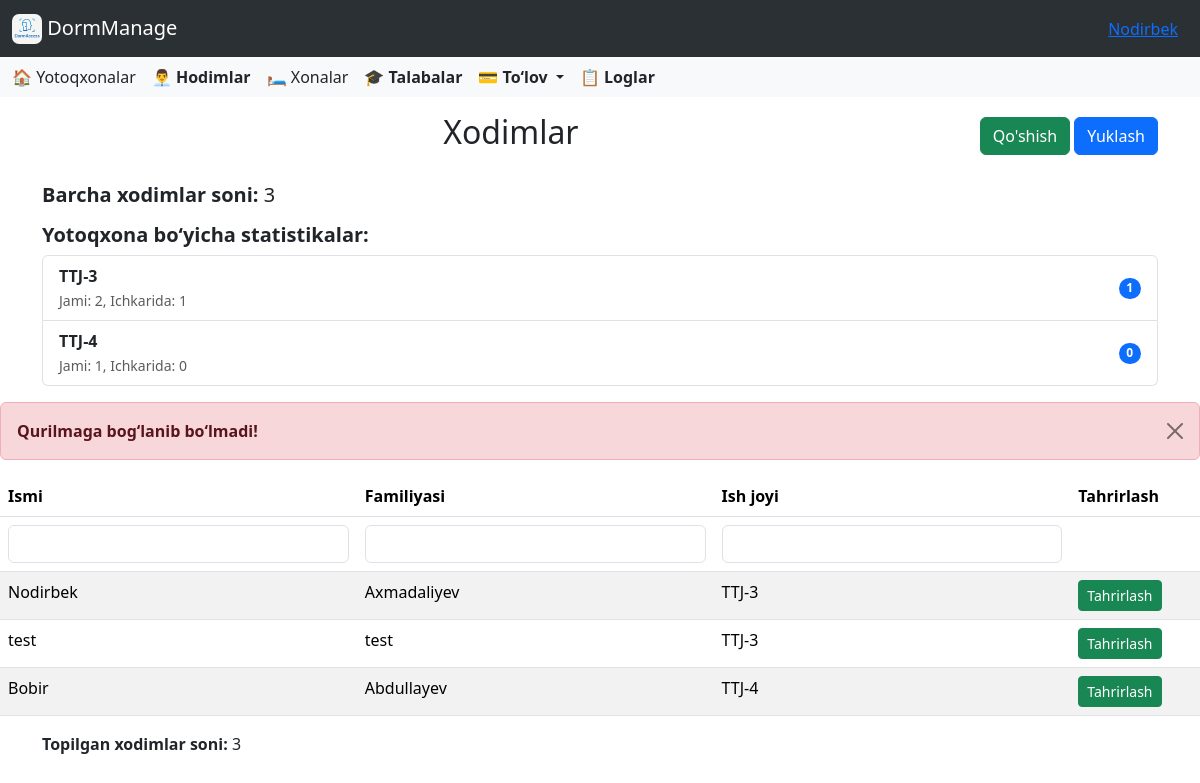
The app's page /employees/ (signed in) with its own data.
### accounts/models.py (models this page shows, shortened)
class CustomUser(AbstractUser):
    id = AutoIncrementField(start_from=1)
    ROLE_CHOICES = [
        ('director', 'Direktor'),
        ('employee', 'Xodim'),
    ]
    role = models.CharField(
        max_length=10,
        choices=ROLE_CHOICES,
        default='other',
        verbose_name='Lavozim'
    )
    work_start = models.TimeField(
        verbose_name='Ish boshlanish vaqti',
        null=True,
        blank=True
    )
    work_end = models.TimeField(
        verbose_name='Ish tugash vaqti',
        null=True,
        blank=True
    )
    phone_number = models.CharField(
        max_length=20,
        blank=True,
        verbose_name='Telefon raqami'
    )
    hire_date = models.CharField(
        max_length=10,
        null=True,
        blank=True,
        verbose_name='Ishga qabul qilingan sana'
    )
    photo = models.ImageField(
        upload_to=staff_photo_upload_path,
        blank=False,
        null=False,
        verbose_name='Hodim surati'
    )
    salary = models.PositiveIntegerField(
        verbose_name='Maosh',
        null=True,
        blank=True,
        help_text="Hodimning maoshi (so'mda)"
    )
    is_in_dormitory = models.BooleanField(default=False)

### dormitory/models.py (models this page shows, shortened)
class Dormitory(models.Model):
    director = models.ForeignKey(Director, on_delete=models.CASCADE, related_name='dormitories')
    name = models.CharField(max_length=300, blank=False)
    address = models.CharField(max_length=300, blank=False)
    monthly_payment = models.PositiveIntegerField(default=0, verbose_name="Oylik to‘lov miqdori (so'm)")
    default_monthly_payment = models.PositiveIntegerField(
        default=1,
        help_text="Shartnomaga asosan boshlang‘ich oylik to‘lov (so‘mda)"
    )
    last_update_time = models.DateTimeField(blank=True, null=True)

### employee/models.py (models this page shows, shortened)
class Employee(models.Model):
    user = models.OneToOneField(CustomUser, on_delete=models.CASCADE, related_name='employee')
    dormitory = models.ForeignKey(Dormitory, on_delete=models.CASCADE, null=True, blank=True, related_name='employees')

### accounts/views.py (the view, shortened to what this page needs)
# urls.py: path('', EmployeePage.as_view(), name = 'employees'),
class EmployeePage(LoginRequiredMixin, DirectorAccessMixin, ListView):
    model = Employee
    template_name = 'accounts/employees.html'
    context_object_name = 'employees'
    def dispatch(self, request, *args, **kwargs):
        user = request.user
        dormitories = []
        if hasattr(user, 'director'):
            dormitories = user.director.dormitories.all()
        elif hasattr(user, 'employee') and user.employee.dormitory:
            dormitories = [user.employee.dormitory]
        if dormitories:
            _, errors = update_dormitory_status(dormitories)
            if errors:
                request.session["device_errors"] = errors
            else:
                request.session.pop("device_errors", None)
        return super().dispatch(request, *args, **kwargs)
    def get_queryset(self):
        user = self.request.user
        if not hasattr(user, 'director'):
            return Employee.objects.none()
        director_dormitories = Dormitory.objects.filter(director=user.director)
        queryset = Employee.objects.filter(dormitory__in=director_dormitories)
        first_name_q = self.request.GET.get("first_name", "").strip()
        last_name_q = self.request.GET.get("last_name", "").strip()
        dormitory_name_q = self.request.GET.get("dormitory_name", "").strip()
        if first_name_q:
            queryset = queryset.filter(user__first_name__icontains=first_name_q)
        if last_name_q:
            queryset = queryset.filter(user__last_name__icontains=last_name_q)
        if dormitory_name_q:
            queryset = queryset.filter(dormitory__name__icontains=dormitory_name_q)
        return queryset
    def get(self, request, *args, **kwargs):
        return super().get(request, *args, **kwargs)
    def get_context_data(self, **kwargs):
        context = super().get_context_data(**kwargs)
        queryset = self.get_queryset()
        context["total_count"] = queryset.count()
        context["device_errors"] = self.request.session.pop("device_errors", None)
        context["all_employee_count"] = Employee.objects.filter(
            dormitory__director=self.request.user.director
        ).count()
        dormitory_stats = []
        dormitories = Dormitory.objects.filter(director=self.request.user.director)
        for dorm in dormitories:
            total = dorm.employees.count()
            in_dorm = dorm.employees.filter(user__is_in_dormitory=True).count()
            dormitory_stats.append({
                "name": dorm.name,
                "total": total,
                "in_dorm": in_dorm
            })
        context["dormitory_stats"] = dormitory_stats
        return context
    def render_to_response(self, context, **response_kwargs):
        if self.request.headers.get("X-Requested-With") == "XMLHttpRequest":
            return render(self.request, "accounts/employees.html", context)
        return super().render_to_response(context, **response_kwargs)

### accounts/views.py (called while the page is built)
    def test_func(self):
        return hasattr(self.request.user, 'director')

### templates/accounts/employees.html (shortened to what this page needs)
{% extends 'base.html' %}
{% block content %}
<div class="container mt-3">
    <div class="d-flex justify-content-between align-items-center mb-3">
        <h2 class="text-center flex-grow-1">Xodimlar</h2>
        <div>
            <a href="{% url 'employee_add' %}" class="btn btn-success">Qo'shish</a>
            <button id="export-btn" class="btn btn-primary">Yuklash</button>
        </div>
    </div>
</div>
<div class="container mt-4">
    <h5><strong>Barcha xodimlar soni: </strong>{{ all_employee_count }}</h5>
    <h5 class="mt-3"><strong>Yotoqxona bo‘yicha statistikalar:</strong></h5>
    <ul class="list-group mb-3">
        {% for stat in dormitory_stats %}
        <li class="list-group-item d-flex justify-content-between align-items-center">
            <div>
                <strong>{{ stat.name }}</strong><br>
                <small class="text-muted">Jami: {{ stat.total }}, Ichkarida: {{ stat.in_dorm }}</small>
            </div>
            <span class="badge bg-primary rounded-pill">{{ stat.in_dorm }}</span>
        </li>
        {% empty %}
        <li class="list-group-item">Yotoqxonalar topilmadi.</li>
        {% endfor %}
    </ul>
</div>
{% if device_errors %}
<div class="alert alert-danger alert-dismissible fade show mt-3" role="alert">
    <strong>Qurilmaga bog‘lanib bo‘lmadi!</strong><br>
    <button type="button" class="btn-close" data-bs-dismiss="alert" aria-label="Yopish"></button>
</div>
{% endif %}
<form id="search-form">
    <div class="table-responsive">
        <table class="table table-striped">
            <thead>
                <tr>
                    <th>Ismi</th>
                    <th>Familiyasi</th>
                    <th>Ish joyi</th>
                    <th>Tahrirlash</th>
                </tr>
                <tr>
                    <td><input type="text" name="first_name" class="form-control search-input" placeholder=""></td>
                    <td><input type="text" name="last_name" class="form-control search-input" placeholder=""></td>
                    <td><input type="text" name="dormitory_name" class="form-control search-input" placeholder=""></td>
                    <td></td>
                </tr>
            </thead>
            <tbody>
                {% for employee in object_list %}
                <tr>
                    <td>{{ employee.user.first_name }}</td>
                    <td>{{ employee.user.last_name }}</td>
                    <td>{{ employee.dormitory.name }}</td>
                    <td><a href="{% url 'employee_update' employee.user.pk %}" class="btn btn-sm btn-success">Tahrirlash</a></td>
                </tr>
                {% empty %}
                <tr>
                    <td colspan="4" class="text-center">Hech qanday natija topilmadi</td>
                </tr>
                {% endfor %}
            </tbody>
        </table>
        <div class="container mt-2 mb-2">
            <p><strong>Topilgan xodimlar soni:</strong> <span id="total-count">{{ total_count }}</span></p>
        </div>
    </div>
</form>
{% endblock content %}

### templates/base.html (shortened to what this page needs)
<!DOCTYPE html>
<html lang="en">
<head>
    <link href="https://cdn.jsdelivr.net/npm/bootstrap@5.3.5/dist/css/bootstrap.min.css" rel="stylesheet">
    <link rel="stylesheet" href="https://cdnjs.cloudflare.com/ajax/libs/font-awesome/6.0.0/css/all.min.css">
    <link rel="stylesheet" href="https://cdn.jsdelivr.net/npm/bootstrap-icons@1.10.5/font/bootstrap-icons.css">
    <link href="https://cdn.jsdelivr.net/npm/select2@4.1.0-rc.0/dist/css/select2.min.css" rel="stylesheet" />
</head>
<body>
<nav class="navbar bg-body-tertiary" data-bs-theme="dark">
  <div class="container-fluid">
    <a class="navbar-brand" href="{% url 'dashboard' %}">
      <img src="/media/images/icon.png" alt="Logo" style="width:30px; height:30px; border-radius:7px" class="d-inline-block align-text-top">
      DormManage
    </a>
    <div class="ms-auto" style="margin: 0 10px;">
      <a href="#" class="text-primary text-decoration-underline" data-bs-toggle="modal" data-bs-target="#userInfoModal">
        {{ user.first_name }}
      </a>
    </div>
  </div>
</nav>
<nav class="navbar bg-body-tertiary">
  <div class="container-fluid">
    <div class="d-none d-lg-flex gap-3 align-items-center">
  {% if user.role == 'director' %}
  <a class="nav-link" href="{% url 'dormitories' %}">🏠 Yotoqxonalar</a>
  <a class="nav-link" href="{% url 'employees' %}"><strong>👨‍💼 Hodimlar</strong></a>
  {% endif %}
  <a class="nav-link" href="{% url 'rooms' %}">🛏️ Xonalar</a>
  <a class="nav-link" href="{% url 'students' %}"><strong>🎓 Talabalar</strong></a>
  <div class="nav-item dropdown">
    <a class="nav-link dropdown-toggle" href="#" role="button" data-bs-toggle="dropdown" aria-expanded="false">
      <strong>💳 To‘lov</strong>
    </a>
  </div>
  <a class="nav-link" href="{% url 'logs' %}"><strong>📋 Loglar</strong></a>
</div>
  </div>
</nav>
{% block content %}
{% endblock %}
</body>
</html>

### records on screen
CustomUser: first_name "Nodirbek"
Dormitory: name "TTJ-3"
Dormitory: name "TTJ-4"
Employee: user.first_name "Nodirbek", user.last_name "Axmadaliyev", dormitory.name "TTJ-3"
Employee: user.first_name "test", user.last_name "test", dormitory.name "TTJ-3"
Employee: user.first_name "Bobir", user.last_name "Abdullayev", dormitory.name "TTJ-4"

### other values on screen
{{ all_employee_count }} "3"
{{ stat.total }} "2" "1"
{{ stat.in_dorm }} "1" "0"
{{ total_count }} "3"
